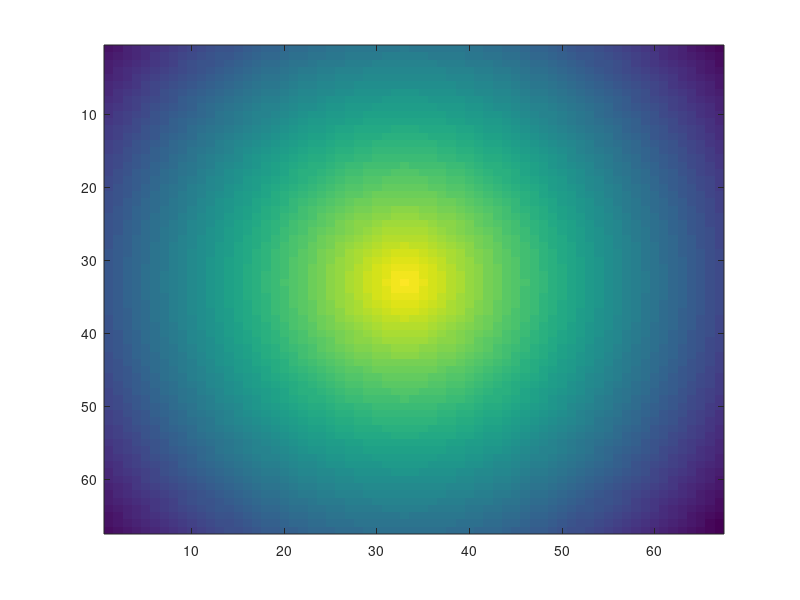
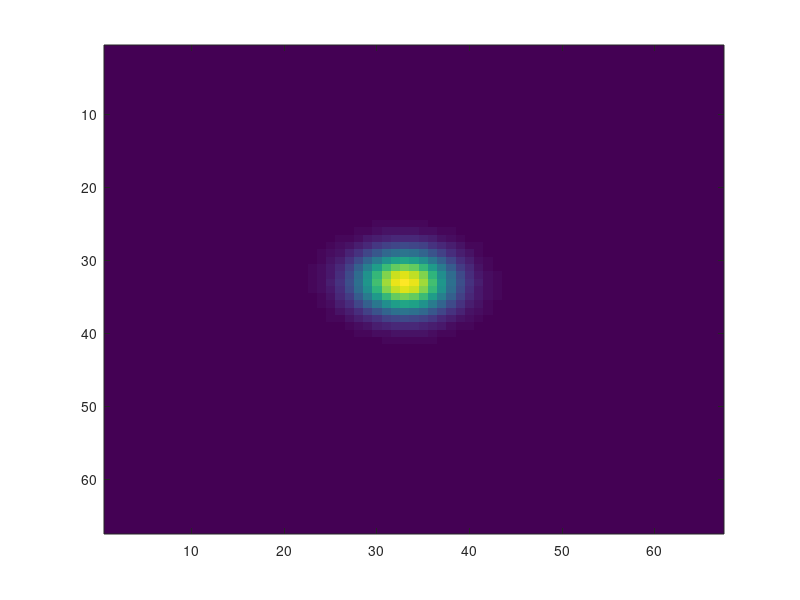

These figures' MATLAB source, in order: (Note: this script raises an error after producing the figures.)
mas_per_pixel = 21.85;

nx = 67;
ny = 67;
img = zeros(ny,nx);
xc = (nx-1)/2;
yc = (ny-1)/2;

[Xg,Yg] = meshgrid(1:nx,1:ny);

a = rand;
b = rand;

I = -sqrt(a*(Xg - xc).^2 + b*(Yg - yc).^2);

% o = pi/4;
o = randn();

Xgc = Xg - xc;
Ygc = Yg - yc;

tic
m_dist = sqrt(a*(Xgc*cos(o) + Ygc*sin(o)).^2 + b*(Xgc*sin(o) - Ygc*cos(o)).^2);
toc
r_mas = mas_per_pixel*sqrt(Xgc.^2 + Ygc.^2);

p = [-1 0 0];
% disk = polyval(p,r_dist);
disk = exp(polyval(p,m_dist)/10);


figure;
imagesc(I)

figure;
imagesc(disk )

load('release1_data.mat');
d1 = release1_data;
tdata = d1.cal.transmission.data;

trans_sim = interp1(tdata(1,:),tdata(2,:),r_mas);
trans_sim(isnan(trans_sim)) = 1;

figure;
imagesc(trans_sim)

disk = disk.*trans_sim;
figure;
imagesc(disk)

img1 = d1.images(1).data;
figure;
subplot(2,1,1)
imagesc(img1);
subplot(2,1,2)
imagesc(trans_sim);